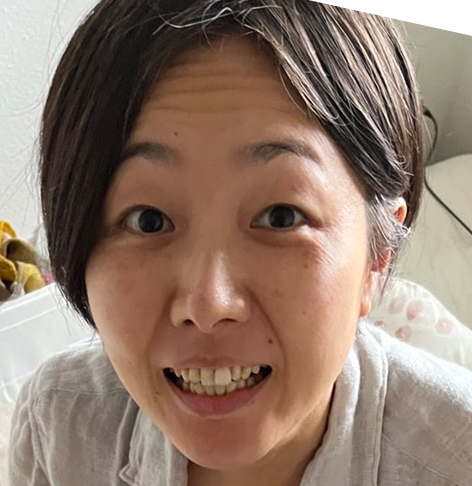
#> input picture image.jpg, 472 x 486 px
$ python main.py
#> lines starting #> are read from the running program, lines starting #| are printed output that depends on the picture; after the words box and inside, x2 and y2 are one past the last pixel; in counts of white or black regions, pixels touching at a corner belong together
import cv2

# Create window with freedom of dimensions
cv2.namedWindow("output", cv2.WINDOW_NORMAL)

# Read image (BGR). im es un <class 'numpy.array'>
im = cv2.imread("image.jpg")
#> im is the input picture: shape (486, 472, 3); mean B, G, R 109.8, 123.9, 145.8

median = cv2.medianBlur(im, 1)

imgray = cv2.cvtColor(median, cv2.COLOR_BGR2GRAY)
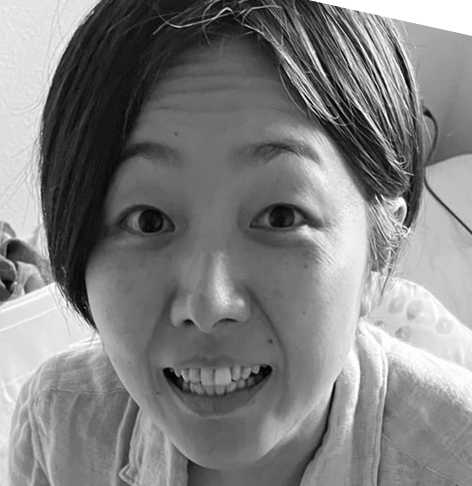
#> imgray: shape (486, 472); min 0, max 255, mean 128.9
ret, thresh = cv2.threshold(imgray, 127, 255, 0)
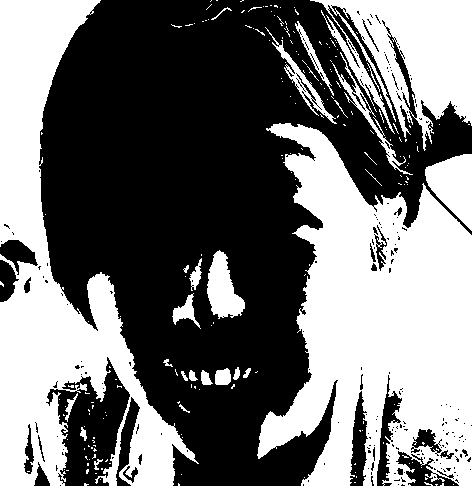
#> thresh: shape (486, 472); 44.9% white; 207 white regions (182 under 20 px)
contours, hierarchy = cv2.findContours(thresh, cv2.RETR_TREE, cv2.CHAIN_APPROX_SIMPLE)
#> contours = 568 contours, 518 with area under 20; largest, box (x1, y1, x2, y2) and area: (257, 123, 472, 486) 46966, (0, 0, 199, 486) 34897, (310, 0, 472, 151) 12685, (425, 154, 472, 231) 2156, (207, 250, 245, 319) 1449
cv2.drawContours(im, contours, -1, (0,255,0), 3)
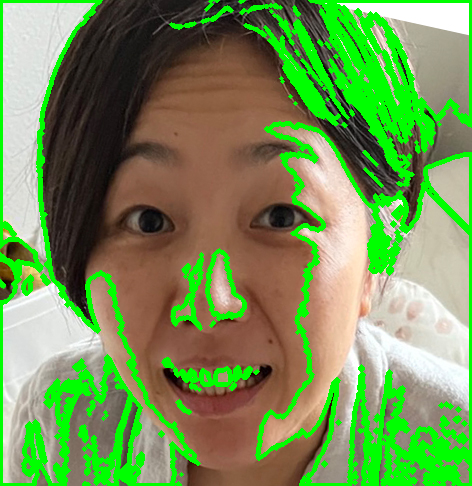
#> im: shape (486, 472, 3); 19.5% of pixels changed, all inside (x1, y1, x2, y2) = (0, 0, 472, 486)

print('Total de contours: ', len(contours))
#| Total de contours:  568

# Show image
cv2.imshow("output", im)

cv2.imwrite('contours.jpg', im)

cv2.waitKey()
